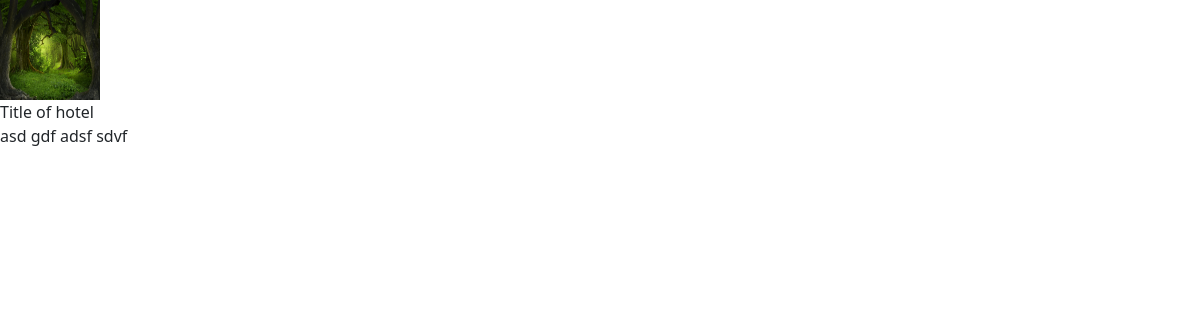
The page /hotels/hotel-detail/City 3/Category 4/title-of-hotel-2 on the database its author committed.
### hotels/models.py (models this page shows, shortened)
class Hotel(models.Model):
    title = models.CharField(max_length=128)
    slug = models.SlugField(max_length=128, unique=True, db_index=True)
    image = models.ImageField(upload_to='hotel_images', default='hotel_images/empty.png')
    price = models.IntegerField(default=0)
    created = models.DateTimeField(auto_now_add=True)
    updated = models.DateTimeField(auto_now=True)
    sort_date = models.DateTimeField(auto_now_add=True)
    description = RichTextField()
    author = models.ForeignKey(User, on_delete=models.CASCADE)
    category = models.ForeignKey(Category, on_delete=models.CASCADE)
    state = models.ForeignKey(State, on_delete=models.CASCADE)
    region = models.ForeignKey(Region, on_delete=models.CASCADE)
    city = models.ForeignKey(City, on_delete=models.CASCADE)
    facilities = models.ForeignKey(Facilities, on_delete=models.CASCADE)
    street = models.CharField(max_length=64)
    house = models.CharField(max_length=64)
    adress = models.CharField(max_length=256)
    coord_x = models.FloatField()
    coord_y = models.FloatField()

### hotels/views.py (the view)
# urls.py: path('hotel-detail/<str:city>/<str:category>/<slug:slug>', views.hotel_detail, name='hotel-detail'),
def hotel_detail(request, city, category, slug):
    hotel = get_object_or_404(Hotel, city=City.objects.get(city=city),
                              category=Category.objects.get(category=category), slug=slug)
    context = {'hotel': hotel}
    return render(request, 'hotel-detail.html', context=context)

### templates/hotel-detail.html (shortened to what this page needs)
{% extends 'base.html' %}
{% block content %}
<div>
    <img src="{{ hotel.image.url }}" width="100" height="100" /><br />
</div>
<div>
    {{ hotel.title }}
</div>
<div>
    {{ hotel.description|safe }}
</div>
{% endblock %}

### rows shown on the page
Hotel: image (picture), title "Title of hotel", description "asd gdf adsf sdvf"
